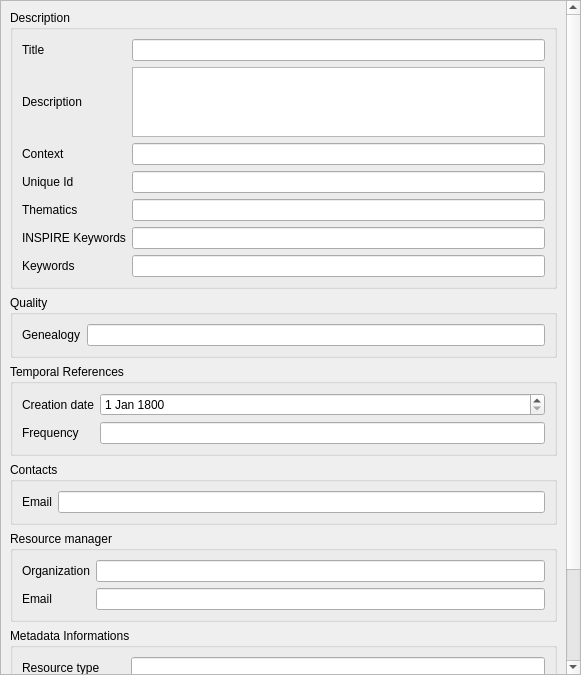
<?xml version="1.0" encoding="UTF-8"?>
<ui version="4.0">
 <class>metadata_details</class>
 <widget class="QWidget" name="metadata_details">
  <property name="geometry">
   <rect>
    <x>0</x>
    <y>0</y>
    <width>581</width>
    <height>675</height>
   </rect>
  </property>
  <layout class="QVBoxLayout" name="verticalLayout_2">
   <property name="leftMargin">
    <number>0</number>
   </property>
   <property name="topMargin">
    <number>0</number>
   </property>
   <property name="rightMargin">
    <number>0</number>
   </property>
   <property name="bottomMargin">
    <number>0</number>
   </property>
   <item>
    <widget class="QScrollArea" name="scrollArea">
     <property name="widgetResizable">
      <bool>true</bool>
     </property>
     <widget class="QWidget" name="scrollAreaWidgetContents">
      <property name="geometry">
       <rect>
        <x>0</x>
        <y>0</y>
        <width>565</width>
        <height>892</height>
       </rect>
      </property>
      <layout class="QVBoxLayout" name="verticalLayout">
       <item>
        <widget class="QgsCollapsibleGroupBox" name="gbp_description">
         <property name="title">
          <string>Description</string>
         </property>
         <layout class="QGridLayout" name="gridLayout_7">
          <item row="0" column="2">
           <widget class="QLineEdit" name="le_title">
            <property name="toolTip">
             <string>Characteristic and often unique name by
        which the resource is known</string>
            </property>
            <property name="inputMask">
             <string/>
            </property>
           </widget>
          </item>
          <item row="2" column="0">
           <widget class="QLabel" name="lbl_context">
            <property name="toolTip">
             <string>Datastore Id</string>
            </property>
            <property name="text">
             <string>Context</string>
            </property>
           </widget>
          </item>
          <item row="4" column="0">
           <widget class="QLabel" name="lbl_thematic">
            <property name="text">
             <string>Thematics</string>
            </property>
           </widget>
          </item>
          <item row="5" column="0">
           <widget class="QLabel" name="lbl_inspire_kw">
            <property name="text">
             <string>INSPIRE Keywords</string>
            </property>
           </widget>
          </item>
          <item row="1" column="0">
           <widget class="QLabel" name="lbl_description">
            <property name="toolTip">
             <string>Brief narrative summary of the resource
        content</string>
            </property>
            <property name="text">
             <string>Description</string>
            </property>
           </widget>
          </item>
          <item row="3" column="0">
           <widget class="QLabel" name="lbl_unique_id">
            <property name="toolTip">
             <string>Value uniquely identifying the resource
        in the catalog</string>
            </property>
            <property name="text">
             <string>Unique Id</string>
            </property>
           </widget>
          </item>
          <item row="0" column="0">
           <widget class="QLabel" name="lbl_title">
            <property name="toolTip">
             <string>Characteristic and often unique name by
        which the resource is known</string>
            </property>
            <property name="text">
             <string>Title</string>
            </property>
           </widget>
          </item>
          <item row="1" column="2">
           <widget class="QTextEdit" name="te_description">
            <property name="toolTip">
             <string>Brief narrative summary of the resource
        content</string>
            </property>
           </widget>
          </item>
          <item row="6" column="0">
           <widget class="QLabel" name="lbl_kw">
            <property name="text">
             <string>Keywords</string>
            </property>
           </widget>
          </item>
          <item row="2" column="2">
           <widget class="QLineEdit" name="le_context">
            <property name="toolTip">
             <string>Datastore Id</string>
            </property>
           </widget>
          </item>
          <item row="3" column="2">
           <widget class="QLineEdit" name="le_unique_id">
            <property name="toolTip">
             <string>Value uniquely identifying the resource
        in the catalog</string>
            </property>
            <property name="readOnly">
             <bool>false</bool>
            </property>
           </widget>
          </item>
          <item row="4" column="2">
           <widget class="QLineEdit" name="le_thematics"/>
          </item>
          <item row="5" column="2">
           <widget class="QLineEdit" name="le_inspire_kw">
            <property name="text">
             <string/>
            </property>
           </widget>
          </item>
          <item row="6" column="2">
           <widget class="QLineEdit" name="le_kw"/>
          </item>
         </layout>
        </widget>
       </item>
       <item>
        <widget class="QgsCollapsibleGroupBox" name="gbp_quality">
         <property name="title">
          <string>Quality</string>
         </property>
         <layout class="QGridLayout" name="gridLayout_2">
          <item row="1" column="1">
           <widget class="QLineEdit" name="le_genealogy"/>
          </item>
          <item row="1" column="0">
           <widget class="QLabel" name="lbl_genealogy">
            <property name="text">
             <string>Genealogy</string>
            </property>
           </widget>
          </item>
         </layout>
        </widget>
       </item>
       <item>
        <widget class="QgsCollapsibleGroupBox" name="gbp_temporal">
         <property name="title">
          <string>Temporal References</string>
         </property>
         <layout class="QGridLayout" name="gridLayout_3">
          <item row="0" column="0">
           <widget class="QLabel" name="lbl_creation_date">
            <property name="text">
             <string>Creation date</string>
            </property>
           </widget>
          </item>
          <item row="0" column="1">
           <widget class="QDateEdit" name="de_creation_date">
            <property name="dateTime">
             <datetime>
              <hour>0</hour>
              <minute>0</minute>
              <second>0</second>
              <year>1800</year>
              <month>1</month>
              <day>1</day>
             </datetime>
            </property>
            <property name="minimumDateTime">
             <datetime>
              <hour>0</hour>
              <minute>0</minute>
              <second>0</second>
              <year>1800</year>
              <month>1</month>
              <day>1</day>
             </datetime>
            </property>
           </widget>
          </item>
          <item row="1" column="0">
           <widget class="QLabel" name="lbl_frequency">
            <property name="text">
             <string>Frequency</string>
            </property>
           </widget>
          </item>
          <item row="1" column="1">
           <widget class="QLineEdit" name="le_frequency"/>
          </item>
         </layout>
        </widget>
       </item>
       <item>
        <widget class="QgsCollapsibleGroupBox" name="gbp_contact">
         <property name="title">
          <string>Contacts</string>
         </property>
         <layout class="QGridLayout" name="gridLayout_4">
          <item row="0" column="0">
           <widget class="QLabel" name="lbl_contact_email">
            <property name="text">
             <string>Email</string>
            </property>
           </widget>
          </item>
          <item row="0" column="1">
           <widget class="QLineEdit" name="le_contact_email"/>
          </item>
         </layout>
        </widget>
       </item>
       <item>
        <widget class="QgsCollapsibleGroupBox" name="gbp_property">
         <property name="title">
          <string>Resource manager</string>
         </property>
         <layout class="QGridLayout" name="gridLayout_5">
          <item row="0" column="0">
           <widget class="QLabel" name="lbl_org_name">
            <property name="text">
             <string>Organization</string>
            </property>
           </widget>
          </item>
          <item row="1" column="0">
           <widget class="QLabel" name="lbl_org_email">
            <property name="text">
             <string>Email</string>
            </property>
           </widget>
          </item>
          <item row="0" column="1">
           <widget class="QLineEdit" name="le_org_name"/>
          </item>
          <item row="1" column="1">
           <widget class="QLineEdit" name="le_org_email"/>
          </item>
         </layout>
        </widget>
       </item>
       <item>
        <widget class="QgsCollapsibleGroupBox" name="gbp_info">
         <property name="title">
          <string>Metadata Informations</string>
         </property>
         <layout class="QGridLayout" name="gridLayout_8">
          <item row="3" column="0">
           <widget class="QLabel" name="lbl_encoding">
            <property name="text">
             <string>Encoding</string>
            </property>
           </widget>
          </item>
          <item row="0" column="0">
           <widget class="QLabel" name="lbl_type">
            <property name="text">
             <string>Resource type</string>
            </property>
           </widget>
          </item>
          <item row="2" column="0">
           <widget class="QLabel" name="lbl_link">
            <property name="text">
             <string>Metadata link</string>
            </property>
           </widget>
          </item>
          <item row="1" column="0">
           <widget class="QLabel" name="lbl_language">
            <property name="text">
             <string>Metadata language</string>
            </property>
           </widget>
          </item>
          <item row="0" column="1">
           <widget class="QLineEdit" name="le_type"/>
          </item>
          <item row="1" column="1">
           <widget class="QLineEdit" name="le_language"/>
          </item>
          <item row="2" column="1">
           <widget class="QLineEdit" name="le_link"/>
          </item>
          <item row="3" column="1">
           <widget class="QLineEdit" name="le_encoding"/>
          </item>
         </layout>
        </widget>
       </item>
      </layout>
     </widget>
    </widget>
   </item>
  </layout>
 </widget>
 <customwidgets>
  <customwidget>
   <class>QgsCollapsibleGroupBox</class>
   <extends>QGroupBox</extends>
   <header>qgscollapsiblegroupbox.h</header>
   <container>1</container>
  </customwidget>
 </customwidgets>
 <resources/>
 <connections/>
</ui>
